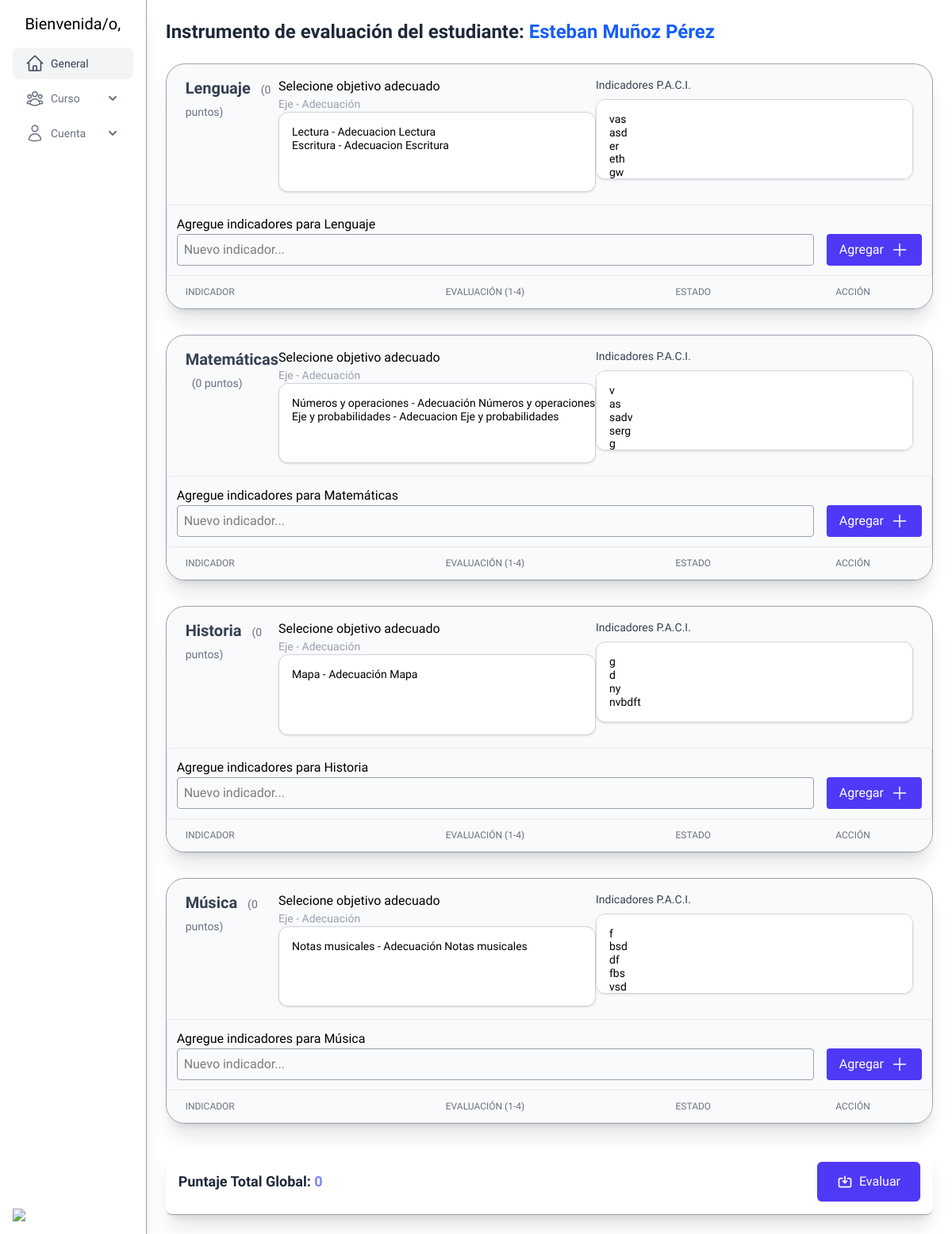
Page /instrumentos/2 on the committed database.
### core/models.py (models this page shows, shortened)
class DateTime(models.Model):
    created_at = models.DateTimeField(auto_now_add=True)
    updated_at = models.DateTimeField(auto_now=True)
    class Meta:
        abstract = True

class Estudiante(DateTime):
    first_name = models.CharField(max_length=150)
    last_name = models.CharField(max_length=150)
    rut = models.SmallIntegerField(unique=True)
    birth_date = models.DateField()
    bapDiag = models.CharField(max_length=40)
    address = models.CharField(max_length=40)
    commune = models.CharField(max_length=40)
    etnia = models.CharField(max_length=40, null=True, blank=True)
    parents = models.ManyToManyField(Apoderado, related_name="students", blank=True)
    curso = models.ForeignKey(
        Curso, on_delete=models.CASCADE, related_name="students", null=True, blank=True
    )
    nivel = models.CharField(max_length=10, choices=Nivel.choices, default=Nivel.BASIC)

class Asignatura(models.Model):
    nombre = models.CharField(max_length=100)

### instrumentosApp/views.py (the view)
# urls.py: path('', index, name='index'),
def index(request, id):
    estudiante = get_student(request, id)
    indicadores_paci = Indicador_paci.objects.filter(paci__student=estudiante)
    paci_estudiante = (
        PaciAppModel.objects.filter(student_id=estudiante.id)
        .select_related("axis", "subject")
        .prefetch_related(
            Prefetch(
                "indicadores_paci",  # relación existente en tu modelo
                queryset=Indicador_paci.objects.all(),  # opcional: añadir filtros si los necesitas
                to_attr="indicadores",  # cada PaciAppModel tendrá .indicadores
            )
        )
    )
    asignaturas = (
        Asignatura.objects.filter(
            paci_subject__student_id=estudiante.id
        ).prefetch_related(
            Prefetch(
                "paci_subject", queryset=paci_estudiante, to_attr="paci_estudiante"
            )
        )
    ).distinct()
    asignaturas_data = []
    for asig in asignaturas:
        asignaturas_data.append({"id": asig.id, "nombre": asig.nombre})
    context = {
        "indicadores_paci": indicadores_paci,
        "estudiante": estudiante,
        "asignatura": asignaturas,
        "asignaturas": json.dumps(asignaturas_data),
    }
    return render(request, "indicadores.html", context)

### core/a.py (called while the page is built)
def estudiantes_global(request):
    student = Estudiante.objects.all()
    users = User.objects.filter(role="TEACHER")
    return {
        'estudiantes': student,
        'users': users
    }

### instrumentosApp/views.py (called while the page is built)
def get_student(request, id):
    estudiante = get_object_or_404(Estudiante, id=id)
    return estudiante

### instrumentosApp/templates/indicadores.html (shortened to what this page needs)
{% extends 'base.html' %} {% block content %}
<div class="container">
    <div class="flex justify-between items-center mb-6">
        <h1 class="text-2xl font-bold text-gray-800 dark:text-white">
            Instrumento de evaluación del estudiante:
            <span class="text-blue-600 dark:text-teal-400">{{estudiante.first_name}} {{estudiante.last_name}}</span>
        </h1>
    </div>
    <form action="{% url 'instrumentosApp:evaluar_estudiante' estudiante.id%}" method="POST" id="evaluacionForm">
        {% for asig in asignatura %}
        <div
            class="mb-8 border border-gray-400 bg-gray-50 dark:border-gray-600 dark:bg-gray-800 rounded-3xl shadow-xl overflow-hidden">
            <div class="flex justify-between dark:bg-gray-700 px-6 py-4 dark:border-gray-600">
                <h2 class="text-xl font-semibold text-gray-700 dark:text-gray-200">
                    {{ asig.nombre }}
                    <span class="text-sm font-normal ml-2 text-gray-500" id="resumen_asig_{{ asig.id }}">(0
                        puntos)</span>
                </h2>
                <div class="flex flex-col">
                    <p>Selecione objetivo adecuado</p>
                    <p class="text-gray-400 text-sm">Eje - Adecuación</p>
                    <select name="adecuaciones_{{asig.nombre}}"
                        class="w-100 rounded-xl border border-gray-300 bg-white p-4 text-sm shadow-sm focus:border-indigo-500 focus:outline-none focus:ring-1 focus:ring-indigo-500 dark:border-gray-600 dark:bg-gray-900 dark:text-white"
                        multiple>
                        {% for paci in asig.paci_estudiante %}
                        <option value="{{ paci.adecuacion_curricular }}">
                        </option>
                        {% endfor %}
                    </select>
                </div>
                <div class="flex flex-col">
                    <label class="mb-2 text-sm font-medium text-gray-700 dark:text-gray-200"
                        for="asignaturas">Indicadores P.A.C.I.</label>
                    <select
                        class="w-100 rounded-xl border border-gray-300 bg-white p-4 text-sm shadow-sm focus:border-indigo-500 focus:outline-none focus:ring-1 focus:ring-indigo-500 dark:border-gray-600 dark:bg-gray-900 dark:text-white"
                        id="select_indicadores_{{asig.nombre}}" name="indicadores" multiple>
                        {% for paci in asig.paci_estudiante %}
                        {% for indi in paci.indicadores %}
                        <option value="{{indi.id}}" indicador-nombre="{{indi.indicador}}">
                        </option>
                        {% endfor %}
                        {% endfor %}
                    </select>
                </div>
            </div>
            <section class="dark:bg-gray-800 p-3 rounded border border-gray-200 dark:border-gray-700">
                <label>Agregue indicadores para {{ asig.nombre }}</label>
                <div>
                    <div class="flex gap-4 h-10">
                        <input type="text"
                            class="input-nuevo-indicador border border-gray-400 dark:border-gray-600 rounded p-2 w-full"
                            placeholder="Nuevo indicador..." />
                        <button type="button"
                            class="btn-add-indicador flex items-center text-center rounded bg-indigo-600 px-4 text-white hover:bg-indigo-700">
                            Agregar
                            <svg xmlns="http://www.w3.org/2000/svg" fill="none" viewBox="0 0 24 24" stroke-width="1.5"
                                stroke="currentColor" class="size-6 ml-2">
                                <path stroke-linecap="round" stroke-linejoin="round" d="M12 4.5v15m7.5-7.5h-15" />
                            </svg>
                        </button>
                    </div>
                </div>
            </section>
            <div class="overflow-x-auto">
                <table class="min-w-full divide-y divide-gray-200 dark:divide-gray-700">
                    <thead class="bg-gray-50 dark:bg-gray-900">
                        <tr>
                            <th class="px-6 py-3 text-left text-xs font-medium text-gray-500 uppercase">
                                Indicador
                            </th>
                            <th class="px-6 py-3 text-center text-xs font-medium text-gray-500 uppercase">
                                Evaluación (1-4)
                            </th>
                            <th class="px-6 py-3 text-center text-xs font-medium text-gray-500 uppercase">
                                Estado
                            </th>
                            <th class="px-6 py-3 text-center text-xs font-medium text-gray-500 uppercase">
                                Acción
                            </th>
                        </tr>
                    </thead>
                </table>
            </div>
        </div>
        {% endfor %}
        <div
            class="sticky bottom-0 rounded-lg bg-white dark:bg-gray-900 border-b border-gray-400 p-4 shadow-xl flex justify-between items-center z-10">
            <div class="text-lg font-bold text-gray-800 dark:text-white">
                Puntaje Total Global:
                <span id="total_global" name="pje_total" class="text-indigo-400">0</span>
            </div>
            <button type="submit"
                class="inline-flex items-center px-6 py-3 border border-transparent text-base font-medium rounded-md shadow-sm text-white bg-indigo-600 hover:bg-indigo-700 focus:outline-none focus:ring-2 focus:ring-offset-2 focus:ring-indigo-500 transition-transform transform active:scale-95">
                <svg xmlns="http://www.w3.org/2000/svg" class="h-5 w-5 mr-2" fill="none" viewBox="0 0 24 24"
                    stroke="currentColor">
                    <path stroke-linecap="round" stroke-linejoin="round" stroke-width="2"
                        d="M8 7H5a2 2 0 00-2 2v9a2 2 0 002 2h14a2 2 0 002-2V9a2 2 0 00-2-2h-3m-1 4l-3 3m0 0l-3-3m3 3V4" />
                </svg>
                Evaluar
            </button>
        </div>
    </form>
</div>
{% endblock %}

### templates/base.html (style rules this page uses)
body { font-family: 'Red Hat Display', sans-serif; }

### rows in the picture
Estudiante: first_name "Esteban", last_name "Muñoz Pérez"
Asignatura: nombre "Lenguaje", nombre "Lectura - Adecuacion Lectura / Escritura - Adecuacion Escritura", indicadores "vas / asd / er / eth / gw"
Asignatura: nombre "Matemáticas", nombre "Números y operaciones - Adecuación Números y operaciones / Eje y probabilidades - Adecuacion Eje y probabilidades", indicadores "v / as / sadv / serg / g"
Asignatura: nombre "Historia", nombre "Mapa - Adecuación Mapa", indicadores "g / d / ny / nvbdft"
Asignatura: nombre "Música", nombre "Notas musicales - Adecuación Notas musicales", indicadores "f / bsd / df / fbs / vsd"
